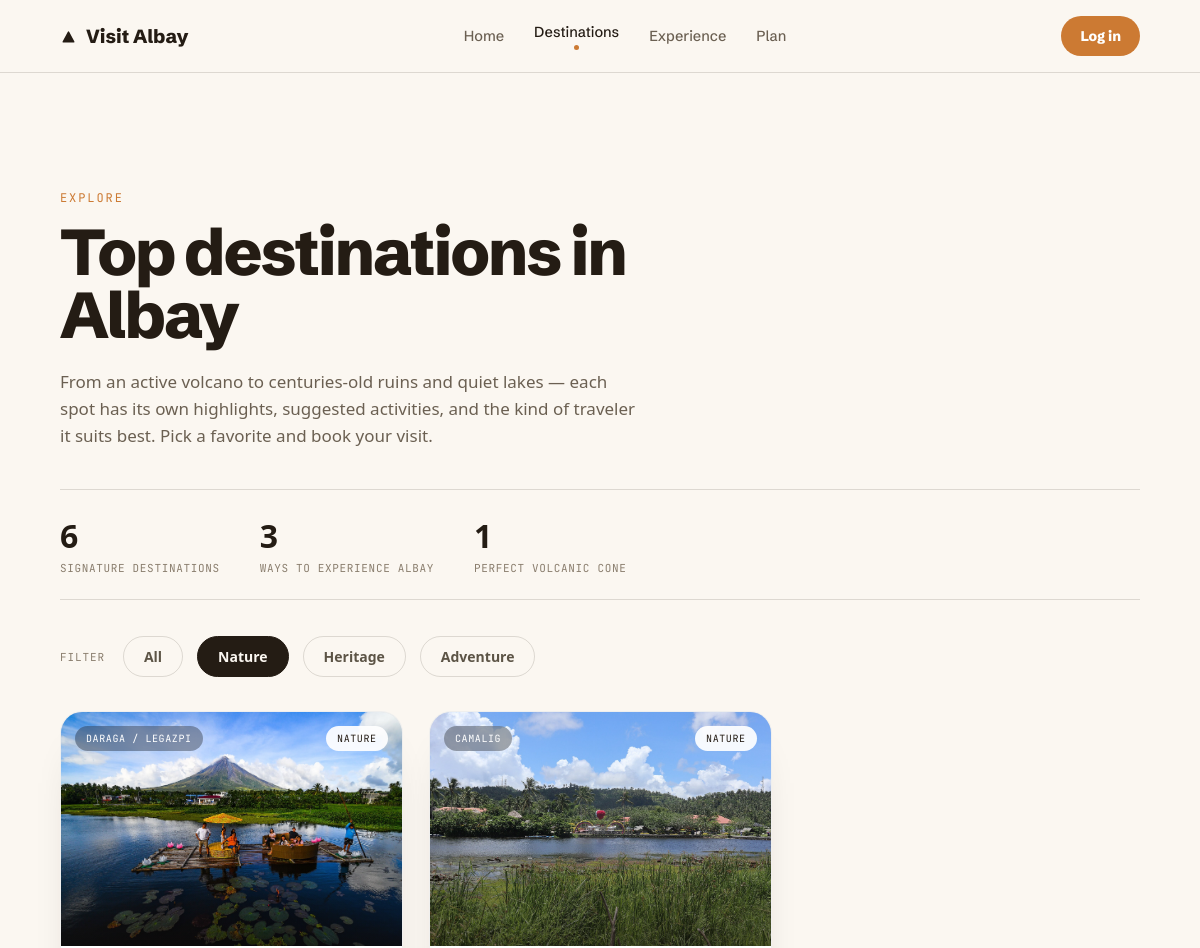
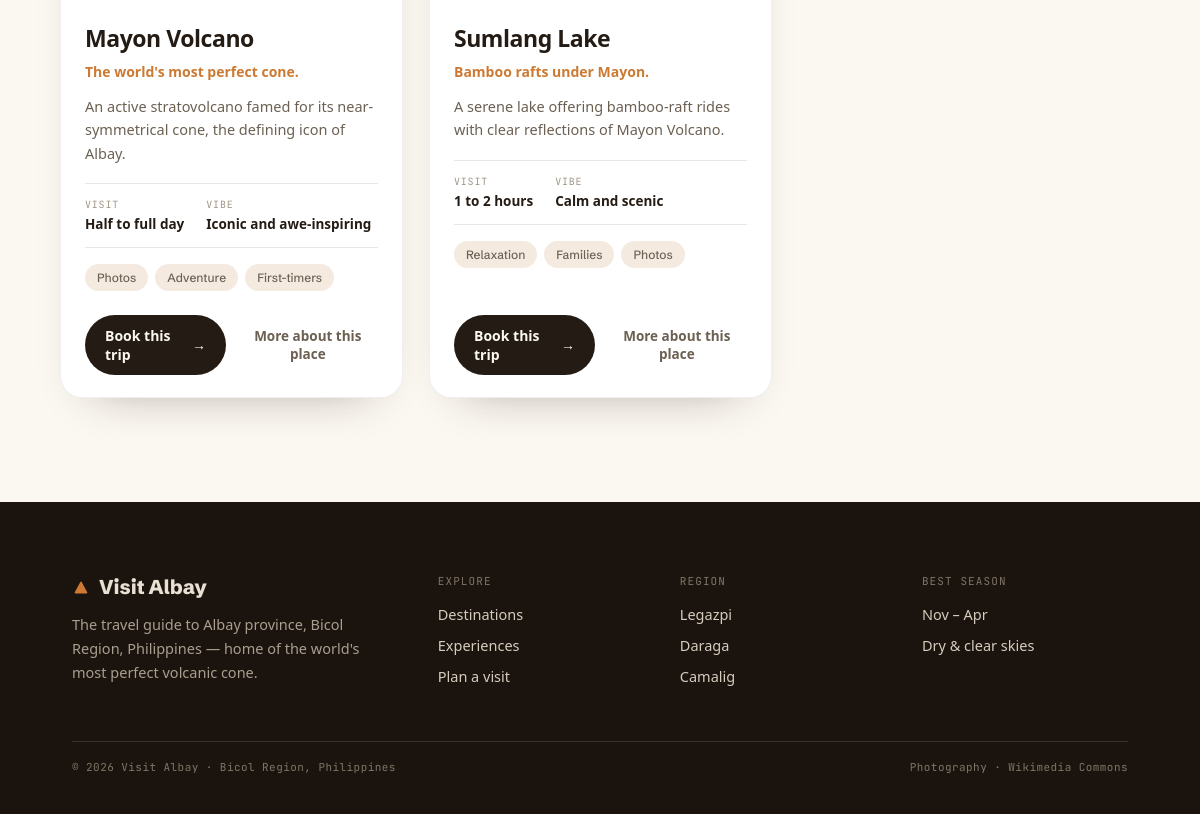
/destinations.php?category=Nature, run on the app's committed database (2 pictures, top to bottom).
### tables this page shows
CREATE TABLE destinations (
  id INT UNSIGNED AUTO_INCREMENT PRIMARY KEY,
  slug VARCHAR(60) NOT NULL UNIQUE,
  name VARCHAR(120) NOT NULL,
  town VARCHAR(120) NOT NULL,
  category VARCHAR(60) NOT NULL,
  rating DECIMAL(2,1) NOT NULL DEFAULT 0.0,
  image_url VARCHAR(500) NOT NULL,
  tagline VARCHAR(180) NOT NULL,
  description TEXT NOT NULL,
  duration VARCHAR(80) NOT NULL,
  vibe VARCHAR(120) NOT NULL,
  best_for JSON NOT NULL,
  highlights JSON NOT NULL,
  activities JSON NOT NULL,
  significance TEXT NOT NULL,
  map_x VARCHAR(10) DEFAULT NULL,
  map_y VARCHAR(10) DEFAULT NULL
);

### includes/functions.php (called while the page is built, shortened)
<?php
function h(mixed $value): string
{
    return htmlspecialchars((string) $value, ENT_QUOTES, 'UTF-8');
}
function base_url(): string
{
    $scriptDir = str_replace('\\', '/', dirname($_SERVER['SCRIPT_NAME'] ?? ''));
    return rtrim($scriptDir, '/');
}
function url(string $path = ''): string
{
    $base = base_url();
    return ($base === '' ? '' : $base) . '/' . ltrim($path, '/');
}
function json_list(mixed $json): array
{
    $decoded = json_decode((string) $json, true);
    return is_array($decoded) ? $decoded : [];
}
function all_destinations(PDO $pdo): array
{
    return $pdo->query('SELECT * FROM destinations ORDER BY id ASC')->fetchAll();
}

### includes/auth.php (called while the page is built, shortened)
<?php
function current_user(PDO $pdo): ?array
{
    if (empty($_SESSION['user_id'])) {
        return null;
    }
    $stmt = $pdo->prepare('SELECT id, username, role, created_at FROM users WHERE id = ?');
    $stmt->execute([$_SESSION['user_id']]);
    $user = $stmt->fetch();
    return $user ?: null;
}

### destinations.php (the view, shortened to what this page needs)
<?php
require_once __DIR__ . '/includes/app.php';
$active = 'destinations';
$destinations = all_destinations($pdo);
$validCats = ['Nature', 'Heritage', 'Adventure'];
$activeCat = (isset($_GET['category']) && in_array($_GET['category'], $validCats, true)) ? $_GET['category'] : 'all';
require __DIR__ . '/includes/header.php';
?>
<main class="section">
  <div class="page-head">
    <p class="eyebrow">Explore</p>
    <h1>Top destinations in Albay</h1>
    <p class="lead">From an active volcano to centuries-old ruins and quiet lakes &mdash; each spot has its own highlights, suggested activities, and the kind of traveler it suits best. Pick a favorite and book your visit.</p>
  </div>
  <div class="stat-strip">
    <div><div class="n">6</div><div class="l">Signature destinations</div></div>
    <div><div class="n">3</div><div class="l">Ways to experience Albay</div></div>
    <div><div class="n">1</div><div class="l">Perfect volcanic cone</div></div>
  </div>
  <div class="filter-bar" data-filter-bar>
    <span class="label">Filter</span>
    <button type="button" class="filter-chip<?= $activeCat === 'all' ? ' is-active' : '' ?>" data-filter="all">All</button>
    <button type="button" class="filter-chip<?= $activeCat === 'Nature' ? ' is-active' : '' ?>" data-filter="Nature">Nature</button>
    <button type="button" class="filter-chip<?= $activeCat === 'Heritage' ? ' is-active' : '' ?>" data-filter="Heritage">Heritage</button>
    <button type="button" class="filter-chip<?= $activeCat === 'Adventure' ? ' is-active' : '' ?>" data-filter="Adventure">Adventure</button>
  </div>
  <div class="dest-grid">
    <?php foreach ($destinations as $d): ?>
      <article class="dest-card" data-category="<?= h($d['category']) ?>"<?= ($activeCat !== 'all' && $d['category'] !== $activeCat) ? ' style="display:none"' : '' ?>>
        <div class="dest-media">
          <img src="<?= h($d['image_url']) ?>" alt="<?= h($d['name']) ?>">
          <span class="town"><?= h($d['town']) ?></span>
          <span class="cat"><?= h($d['category']) ?></span>
        </div>
        <div class="body">
          <h3><?= h($d['name']) ?></h3>
          <p class="tagline"><?= h($d['tagline']) ?></p>
          <p class="desc"><?= h($d['description']) ?></p>
          <div class="dest-facts">
            <div><div class="k">Visit</div><div class="v"><?= h($d['duration']) ?></div></div>
            <div><div class="k">Vibe</div><div class="v"><?= h($d['vibe']) ?></div></div>
          </div>
          <div class="dest-tags">
            <?php foreach (json_list($d['best_for']) as $tag): ?>
              <span><?= h($tag) ?></span>
            <?php endforeach; ?>
          </div>
          <div class="dest-actions">
            <a class="dest-book" href="<?= h(url('plan.php?destination=' . (int) $d['id'])) ?>">Book this trip <span aria-hidden="true">&rarr;</span></a>
            <button type="button" class="dest-more" data-dest="<?= h($d['slug']) ?>">More about this place</button>
          </div>
        </div>
      </article>
    <?php endforeach; ?>
  </div>
</main>
<?php require __DIR__ . '/includes/footer.php'; ?>

### includes/header.php (shortened to what this page needs)
<?php
$active = $active ?? '';
$user = current_user($pdo);
?>
<!DOCTYPE html>
<html lang="en">
<head>
  <link rel="stylesheet" href="<?= h(url('assets/css/fonts.css')) ?>?v=<?= filemtime(__DIR__ . '/../assets/css/fonts.css') ?>">
  <link rel="stylesheet" href="<?= h(url('assets/css/styles.css')) ?>?v=<?= filemtime(__DIR__ . '/../assets/css/styles.css') ?>">
</head>
<body>
<header class="site-header<?= !empty($heroHeader) ? ' site-header-hero' : '' ?>">
  <a class="brand" href="<?= h(url('index.php')) ?>"><svg width="17" height="17" viewBox="0 0 24 24" aria-hidden="true"><path d="M10.9 5.6a1.3 1.3 0 0 1 2.2 0l7.2 13.4a1 1 0 0 1-.9 1.5H4.6a1 1 0 0 1-.9-1.5Z" fill="currentColor"/></svg>Visit Albay</a>
  <nav class="nav-links" aria-label="Primary navigation">
    <a class="<?= $active === 'home' ? 'is-active' : '' ?>" href="<?= h(url('index.php')) ?>">Home<?php if ($active === 'home'): ?><span class="dot"></span><?php endif; ?></a>
    <a class="<?= $active === 'destinations' ? 'is-active' : '' ?>" href="<?= h(url('destinations.php')) ?>">Destinations<?php if ($active === 'destinations'): ?><span class="dot"></span><?php endif; ?></a>
    <a class="<?= $active === 'experience' ? 'is-active' : '' ?>" href="<?= h(url('experiences.php')) ?>">Experience<?php if ($active === 'experience'): ?><span class="dot"></span><?php endif; ?></a>
    <a class="<?= $active === 'plan' ? 'is-active' : '' ?>" href="<?= h(url('plan.php')) ?>">Plan<?php if ($active === 'plan'): ?><span class="dot"></span><?php endif; ?></a>
  </nav>
  <div class="account-actions">
    <?php if ($user): ?>
      <span class="account-name">Hi, <strong><?= h($user['username']) ?></strong></span>
      <form action="<?= h(url('logout.php')) ?>" method="post">
        <?= csrf_field() ?>
        <button class="button button-ghost" type="submit">Log out</button>
      </form>
    <?php else: ?>
      <a class="button button-primary" href="<?= h(url('login.php')) ?>">Log in</a>
    <?php endif; ?>
  </div>
</header>

### includes/footer.php (shortened to what this page needs)
<footer class="footer-dark">
  <div class="footer-cols">
    <div class="footer-brand">
      <strong style="display:inline-flex;align-items:center;gap:9px;">
        <svg width="18" height="18" viewBox="0 0 24 24" aria-hidden="true"><path d="M10.9 5.6a1.3 1.3 0 0 1 2.2 0l7.2 13.4a1 1 0 0 1-.9 1.5H4.6a1 1 0 0 1-.9-1.5Z" fill="#cc7a33"/></svg>Visit Albay
      </strong>
      <p>The travel guide to Albay province, Bicol Region, Philippines &mdash; home of the world's most perfect volcanic cone.</p>
    </div>
    <nav class="footer-col" aria-label="Explore">
      <h4>Explore</h4>
      <a href="<?= h(url('destinations.php')) ?>">Destinations</a>
      <a href="<?= h(url('experiences.php')) ?>">Experiences</a>
      <a href="<?= h(url('plan.php')) ?>">Plan a visit</a>
    </nav>
    <div class="footer-col">
      <h4>Region</h4>
      <span>Legazpi</span>
      <span>Daraga</span>
      <span>Camalig</span>
    </div>
    <div class="footer-col">
      <h4>Best season</h4>
      <span>Nov &ndash; Apr</span>
      <span>Dry &amp; clear skies</span>
    </div>
  </div>
  <div class="footer-bottom">
    <span>&copy; 2026 Visit Albay &middot; Bicol Region, Philippines</span>
    <span>Photography &middot; Wikimedia Commons</span>
  </div>
</footer>
</body>
</html>

### data on the page
destinations: image_url (picture), town "DARAGA / LEGAZPI", category "NATURE", name "Mayon Volcano", tagline "The world's most perfect cone.", description "An active stratovolcano famed for its near-symmetrical cone, the defining icon of Albay.", duration "Half to full day", vibe "Iconic and awe-inspiring", best_for "Photos", best_for "Adventure", best_for "First-timers"
destinations: image_url (picture), town "CAMALIG", category "NATURE", name "Sumlang Lake", tagline "Bamboo rafts under Mayon.", description "A serene lake offering bamboo-raft rides with clear reflections of Mayon Volcano.", duration "1 to 2 hours", vibe "Calm and scenic", best_for "Relaxation", best_for "Families", best_for "Photos"
